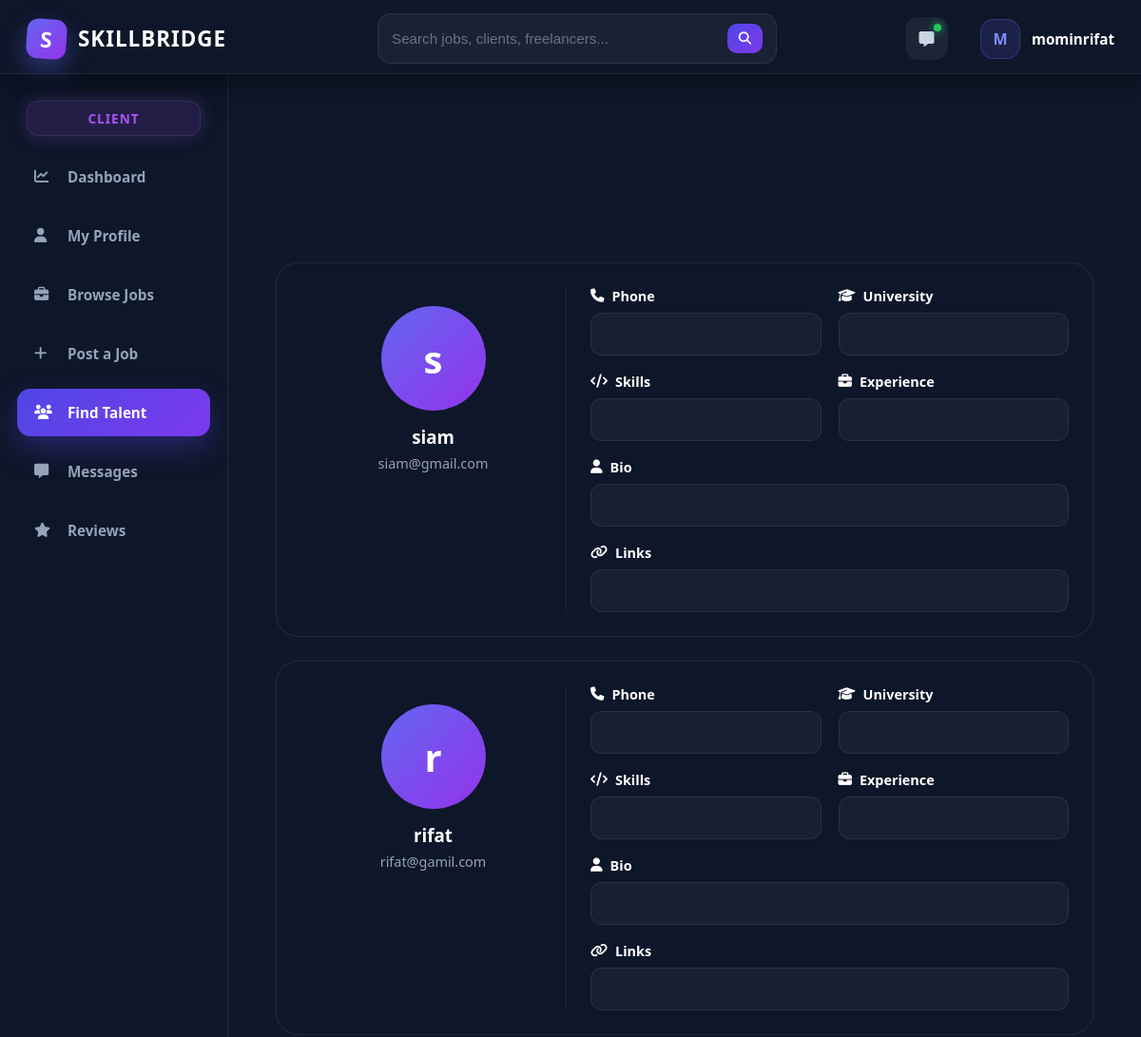
The page /users/find-talents/ (signed in, upper part) on the database as committed earlier.
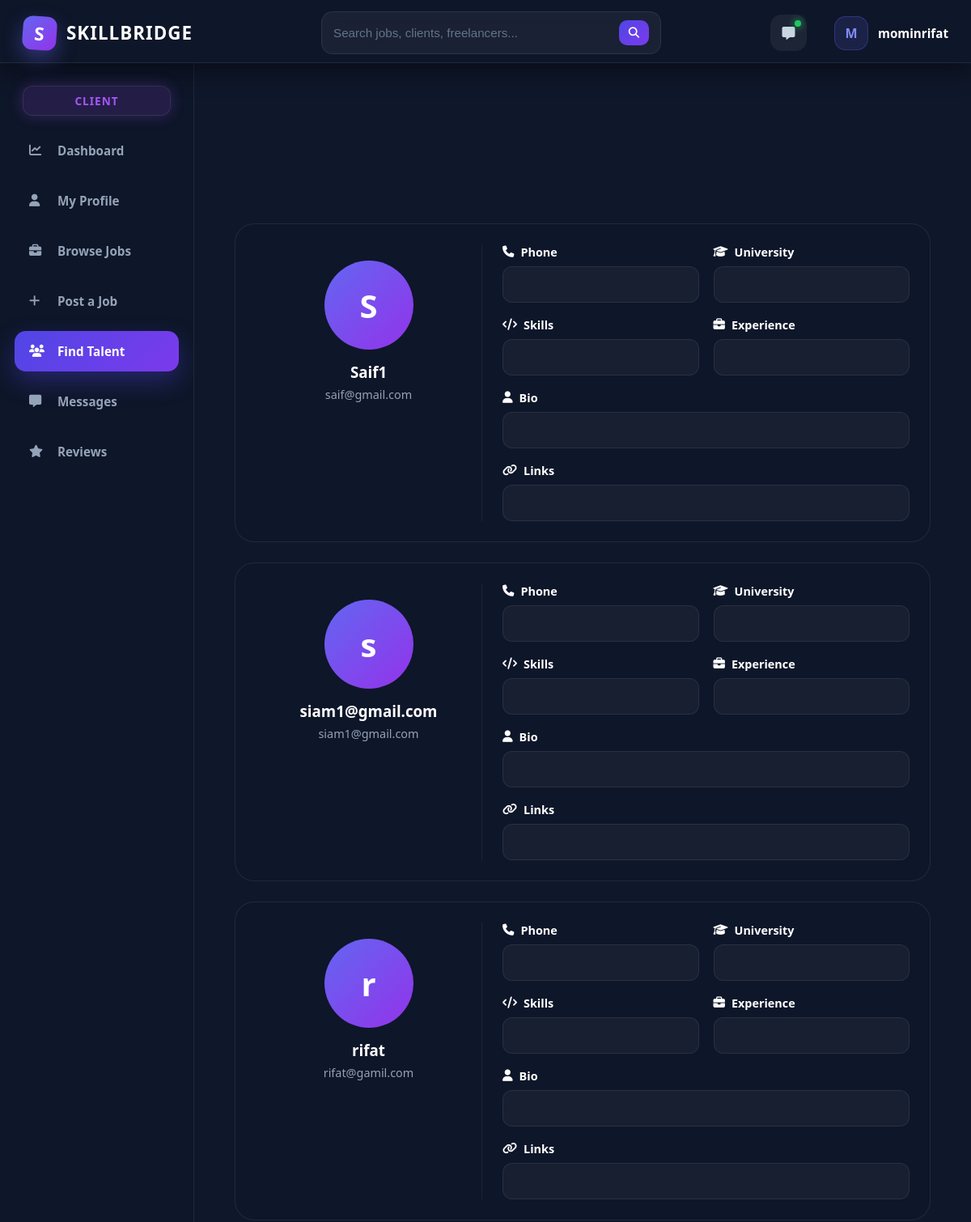
The same page on the database as committed later.
### users/models.py (models this page shows, shortened)
class FreelancerProfile(models.Model):
    user = models.OneToOneField(User, on_delete=models.CASCADE)
    name = models.CharField(max_length=200)
    email = models.EmailField(unique=True)
    phone = models.CharField(max_length=20)
    address = models.TextField()
    universityname = models.CharField(max_length=200, blank=True)
    degree = models.CharField(max_length=200, blank=True)
    skills = models.TextField()
    experience = models.TextField(blank=True)
    bio = models.TextField(blank=True)
    portfolio_link = models.URLField(blank=True)
    githublink = models.URLField(blank=True)
    linkedinlink = models.URLField(blank=True)
    profileimage = models.ImageField(upload_to='profiles/', blank=True, null=True)
    resume = models.FileField(upload_to='resumes/', blank=True, null=True)
    nidnumber = models.CharField(max_length=50)
    createdat = models.DateTimeField(auto_now_add=True)

### users/views.py (the view)
# urls.py: path('find-talents/',views.find_talents,name='findtalents'),
@login_required
def find_talents(request):
    freelancers = FreelancerProfile.objects.all().order_by('-createdat')
    context = {
        'freelancers': freelancers,
        'role': 'client'
    }
    return render(request, 'users/find_talents.html', context)

### templates/users/find_talents.html (shortened to what this page needs)
{% extends 'core/base.html' %}
{% load static %}
{% block extra_css %}
<link rel="stylesheet" href="{% static 'css/user/find_talents.css' %}">
<link rel="stylesheet" href="https://cdnjs.cloudflare.com/ajax/libs/font-awesome/6.5.1/css/all.min.css">
{% endblock %}
{% block content %}
<div class="find-page">
    <div class="talent-list">
        {% for freelancer in freelancers %}
        <div class="talent-card">
            <div class="talent-left">
                <div class="talent-img">
                    {% if freelancer.profileimage %}
                        <img src="{{ freelancer.profileimage.url }}">
                    {% else %}
                        <div class="default-img">
                            {{ freelancer.name|first }}
                        </div>
                    {% endif %}
                </div>
                <h3>{{ freelancer.name }}</h3>
                <p>{{ freelancer.email }}</p>
            </div>
            <div class="talent-right">
                <div class="info-box">
                    <label><i class="fa-solid fa-phone"></i> Phone</label>
                    <div class="box">{{ freelancer.phone }}</div>
                </div>
                <div class="info-box">
                    <label><i class="fa-solid fa-graduation-cap"></i> University</label>
                    <div class="box">{{ freelancer.universityname }}</div>
                </div>
                <div class="info-box">
                    <label><i class="fa-solid fa-code"></i> Skills</label>
                    <div class="box">{{ freelancer.skills }}</div>
                </div>
                <div class="info-box">
                    <label><i class="fa-solid fa-briefcase"></i> Experience</label>
                    <div class="box">{{ freelancer.experience }}</div>
                </div>
                <div class="info-box full">
                    <label><i class="fa-solid fa-user"></i> Bio</label>
                    <div class="box">{{ freelancer.bio }}</div>
                </div>
                <div class="info-box full">
                    <label><i class="fa-solid fa-link"></i> Links</label>
                    <div class="box">
                    </div>
                </div>
            </div>
        </div>
        {% endfor %}
    </div>
</div>
{% endblock %}

Rows that differ between the two databases and show on the page:
added FreelancerProfile: name|first "S", name "Saif1", email "saif@gmail.com"
changed FreelancerProfile: name "siam" → "siam1@gmail.com"; email "siam@gmail.com" → "siam1@gmail.com"
